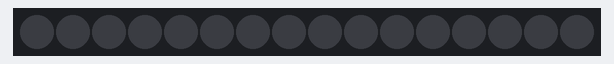
Simulated run of this sketch. Board: Arduino Uno, built with avr-gcc and run on an emulated ATmega328P. Parts: 16 RGB LEDs in strip order, left to right. Dim RGB values are drawn brighter than linear.

Above: at 0.2 s.
At 12.85 s:
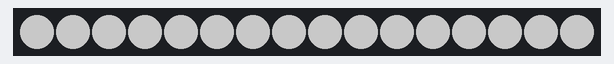

Measured:
- by itself, everything shown: repeats every 12.8 s, in 20 steps
- what the display in image 0 shows lasts 0.8 s, from 0.1 s to 0.9 s

The sketch:

circle_strobe.ino
```cpp
#include "FastLED.h"

// For 16 LED circular lights
// using ELGOO NANO board, set target as UNO

#define NUM_LEDS 16
#define DATA_PIN 11
#define BRIGHTNESS 100

CRGB leds[NUM_LEDS];

unsigned short idx = 0;
unsigned short prev = 0;

void setup() {
  // put your setup code here, to run once:
  FastLED.addLeds<WS2812B, DATA_PIN, GRB>(leds, NUM_LEDS);
  FastLED.setBrightness(BRIGHTNESS);

#ifdef DEBUG
  Serial.begin(9600);
#endif

}

void loop() {
  // put your main code here, to run repeatedly:
  test();
}

void test()
{
  idx = (idx + 1)% 127;

  switch (idx) {
    case 1:
    case 10:
    case 20:
    case 30:
    case 40:
    case 50:
    case 60:
    case 70:
    case 80:
    case 90:
    {
      for ( int i = 0; i < NUM_LEDS; ++i) {
         leds[i] = CRGB::White;
      }
      prev = idx + 1;
    }
    break;

    default:
      if ( idx == prev ) {
        for ( int i = 0; i < NUM_LEDS; ++i) {
           leds[i] = CRGB::Black;
        }
      }
    break;
  }

  FastLED.show();
  FastLED.delay(100);

}
```
